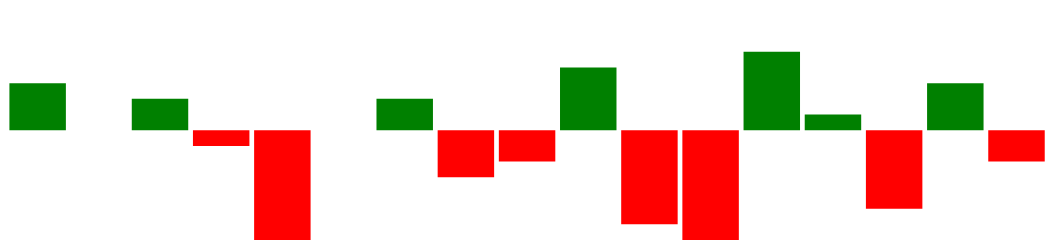

Write the Vega-Lite specification saved for this chart.
### Vega specification from a JSON file in a GitHub repository (floating-point values rounded to 4 significant figures)
{"$schema": "https://vega.github.io/schema/vega/v5.json", "width": 225, "height": 40, "padding": 0, "data": [{"name": "table", "values": [{"game": "g1", "diff": 3}, {"game": "g2", "diff": 0}, {"game": "g3", "diff": 2}, {"game": "g4", "diff": -1}, {"game": "g5", "diff": -7}, {"game": "g6", "diff": 0}, {"game": "g7", "diff": 2}, {"game": "g8", "diff": -3}, {"game": "g9", "diff": -2}, {"game": "g10", "diff": 4}, {"game": "g11", "diff": -6}, {"game": "g12", "diff": -7}, {"game": "g13", "diff": 5}, {"game": "g14", "diff": 1}, {"game": "g15", "diff": -5}, {"game": "g16", "diff": 3}, {"game": "g17", "diff": -2}]}], "signals": [{"name": "tooltip", "value": {}, "on": [{"events": "rect:mouseover", "update": "datum"}, {"events": "rect:mouseout", "update": "{}"}]}], "scales": [{"name": "xscale", "type": "band", "domain": {"data": "table", "field": "game"}, "range": "width", "padding": 0.05, "round": true}, {"name": "yscale", "domain": {"data": "table", "field": "diff"}, "nice": true, "range": "height"}], "axes": [{"orient": "bottom", "scale": "xscale", "labels": false, "ticks": false}, {"orient": "right", "scale": "yscale", "labels": false, "ticks": false}], "marks": [{"type": "rect", "from": {"data": "table"}, "encode": {"enter": {"x": {"scale": "xscale", "field": "game"}, "width": {"scale": "xscale", "band": 1}, "y": {"scale": "yscale", "field": "diff"}, "y2": {"scale": "yscale", "value": 0}, "fill": [{"test": "datum.diff > 0", "value": "green"}, {"value": "red"}]}, "update": {"fill": [{"test": "datum.diff > 0", "value": "green"}, {"value": "red"}]}, "hover": {"fill": {"value": "black"}}}}, {"type": "text", "encode": {"enter": {"align": {"value": "center"}, "baseline": {"value": "bottom"}, "fill": {"value": "#333"}}, "update": {"x": {"scale": "xscale", "signal": "tooltip.game", "band": 0.5}, "y": {"scale": "yscale", "signal": "tooltip.diff", "offset": 0.05}, "text": {"signal": "tooltip.diff"}, "fillOpacity": [{"test": "datum === tooltip", "value": 0}, {"value": 1}]}}}], "config": {}}
